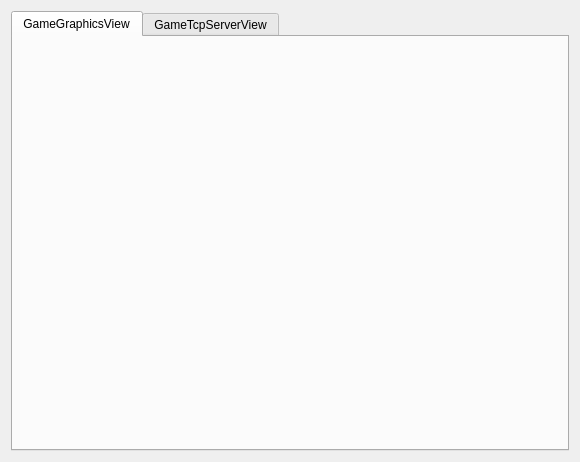
<?xml version="1.0" encoding="UTF-8"?>
<ui version="4.0">
 <class>GameServer</class>
 <widget class="QWidget" name="GameServer">
  <property name="geometry">
   <rect>
    <x>0</x>
    <y>0</y>
    <width>580</width>
    <height>462</height>
   </rect>
  </property>
  <property name="windowTitle">
   <string>GameServer</string>
  </property>
  <layout class="QHBoxLayout" name="horizontalLayout">
   <item>
    <widget class="QTabWidget" name="tabWidget">
     <property name="currentIndex">
      <number>0</number>
     </property>
     <widget class="QWidget" name="tab">
      <attribute name="title">
       <string>GameGraphicsView</string>
      </attribute>
      <layout class="QHBoxLayout" name="horizontalLayout_3">
       <item>
        <widget class="GameGraphicsView" name="widget" native="true"/>
       </item>
      </layout>
     </widget>
     <widget class="QWidget" name="tab_2">
      <attribute name="title">
       <string>GameTcpServerView</string>
      </attribute>
      <layout class="QHBoxLayout" name="horizontalLayout_2">
       <item>
        <widget class="GameTcpServerView" name="gameTcpServerView" native="true"/>
       </item>
      </layout>
     </widget>
    </widget>
   </item>
  </layout>
 </widget>
 <layoutdefault spacing="6" margin="11"/>
 <customwidgets>
  <customwidget>
   <class>GameTcpServerView</class>
   <extends>QWidget</extends>
   <header>gametcpserverview.h</header>
   <container>1</container>
  </customwidget>
  <customwidget>
   <class>GameGraphicsView</class>
   <extends>QWidget</extends>
   <header>gamegraphicsview.h</header>
   <container>1</container>
  </customwidget>
 </customwidgets>
 <resources/>
 <connections/>
</ui>
